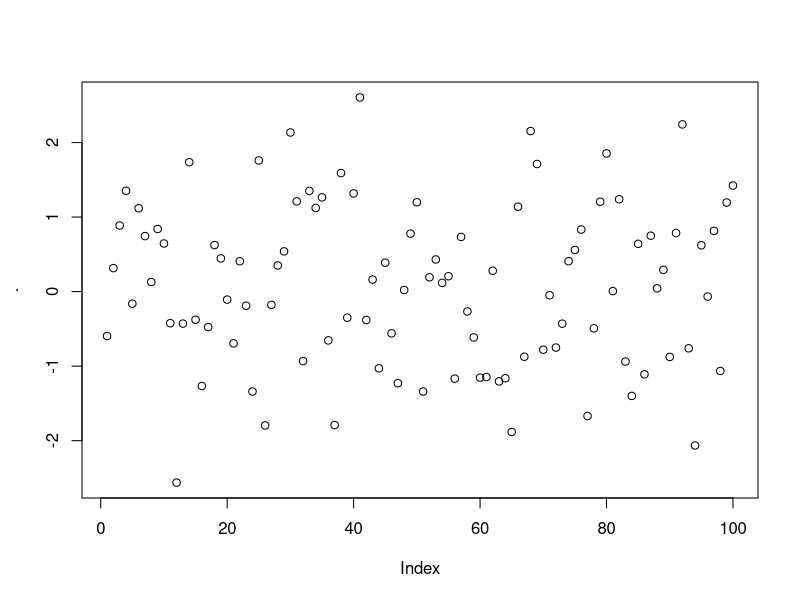

Write the R code that produced this figure. (Note: this script raises an error after producing the figure.)
## ---- chunk 1
library(tidyverse)
## ---- chunk 2
rnorm(100) %>%
  plot()
## ---- chunk 3
knitr::write_bib(c(.packages(), "bookdown"), "bib/packages.bib")
